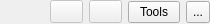
     <widget class="QFrame" name="header_frame">
      <property name="minimumSize">
       <size>
        <width>0</width>
        <height>24</height>
       </size>
      </property>
      <property name="maximumSize">
       <size>
        <width>16777215</width>
        <height>24</height>
       </size>
      </property>
      <property name="frameShape">
       <enum>QFrame::NoFrame</enum>
      </property>
      <layout class="QHBoxLayout" name="horizontalLayout_3">
       <property name="margin">
        <number>0</number>
       </property>
       <item>
        <widget class="QLabel" name="icarusHeader_label">
         <property name="sizePolicy">
          <sizepolicy hsizetype="Fixed" vsizetype="Fixed">
           <horstretch>0</horstretch>
           <verstretch>0</verstretch>
          </sizepolicy>
         </property>
         <property name="pixmap">
          <pixmap resource="rsc.qrc">:/icons/icons/icarus_header.png</pixmap>
         </property>
        </widget>
       </item>
       <item>
        <spacer name="header_horizontalSpacer">
         <property name="orientation">
          <enum>Qt::Horizontal</enum>
         </property>
         <property name="sizeHint" stdset="0">
          <size>
           <width>24</width>
           <height>20</height>
          </size>
         </property>
        </spacer>
       </item>
       <item>
        <widget class="QLabel" name="appIcon_label">
         <property name="sizePolicy">
          <sizepolicy hsizetype="Fixed" vsizetype="Fixed">
           <horstretch>0</horstretch>
           <verstretch>0</verstretch>
          </sizepolicy>
         </property>
         <property name="maximumSize">
          <size>
           <width>15</width>
           <height>15</height>
          </size>
         </property>
         <property name="text">
          <string/>
         </property>
         <property name="scaledContents">
          <bool>true</bool>
         </property>
        </widget>
       </item>
       <item>
        <widget class="QToolButton" name="shotEnv_toolButton">
         <property name="enabled">
          <bool>false</bool>
         </property>
         <property name="sizePolicy">
          <sizepolicy hsizetype="Maximum" vsizetype="Fixed">
           <horstretch>0</horstretch>
           <verstretch>0</verstretch>
          </sizepolicy>
         </property>
         <property name="styleSheet">
          <string notr="true">QToolButton {
  padding: 1px 12px 2px 1px;
}

QToolButton:pressed, QToolButton:checked:pressed {
  padding: 2px 11px 1px 2px;
}

QToolButton:disabled {
  color: #ccc;
}</string>
         </property>
         <property name="text">
          <string/>
         </property>
         <property name="icon">
          <iconset resource="rsc.qrc">
           <normaloff>:/icons/icons/icon_settings.png</normaloff>
           <disabledoff>:/icons/icons/icon_settings_disabled.png</disabledoff>:/icons/icons/icon_settings.png</iconset>
         </property>
         <property name="iconSize">
          <size>
           <width>15</width>
           <height>15</height>
          </size>
         </property>
         <property name="popupMode">
          <enum>QToolButton::InstantPopup</enum>
         </property>
         <property name="toolButtonStyle">
          <enum>Qt::ToolButtonTextBesideIcon</enum>
         </property>
        </widget>
       </item>
       <item>
        <widget class="QToolButton" name="user_toolButton">
         <property name="enabled">
          <bool>false</bool>
         </property>
         <property name="sizePolicy">
          <sizepolicy hsizetype="Maximum" vsizetype="Fixed">
           <horstretch>0</horstretch>
           <verstretch>0</verstretch>
          </sizepolicy>
         </property>
         <property name="styleSheet">
          <string notr="true">QToolButton {
  padding: 1px 12px 2px 1px;
}

QToolButton:pressed, QToolButton:checked:pressed {
  padding: 2px 11px 1px 2px;
}

QToolButton:disabled {
  color: #ccc;
}</string>
         </property>
         <property name="text">
          <string/>
         </property>
         <property name="icon">
          <iconset resource="rsc.qrc">
           <normaloff>:/icons/icons/icon_user.png</normaloff>
           <disabledoff>:/icons/icons/icon_user_disabled.png</disabledoff>:/icons/icons/icon_user.png</iconset>
         </property>
         <property name="iconSize">
          <size>
           <width>15</width>
           <height>15</height>
          </size>
         </property>
         <property name="popupMode">
          <enum>QToolButton::InstantPopup</enum>
         </property>
         <property name="toolButtonStyle">
          <enum>Qt::ToolButtonTextBesideIcon</enum>
         </property>
        </widget>
       </item>
       <item>
        <widget class="QToolButton" name="toolMenu_toolButton">
         <property name="toolTip">
          <string>Tools menu</string>
         </property>
         <property name="statusTip">
          <string>Tools menu</string>
         </property>
         <property name="styleSheet">
          <string notr="true">QToolButton {
  padding: 1px 12px 2px 1px;
}

QToolButton:pressed, QToolButton:checked:pressed {
  padding: 2px 11px 1px 2px;
}

QToolButton:disabled {
  color: #ccc;
}</string>
         </property>
         <property name="text">
          <string>Tools</string>
         </property>
         <property name="icon">
          <iconset resource="rsc.qrc">
           <normaloff>:/icons/icons/icon_editor.png</normaloff>
           <disabledoff>:/icons/icons/icon_editor_disabled.png</disabledoff>:/icons/icons/icon_editor.png</iconset>
         </property>
         <property name="iconSize">
          <size>
           <width>15</width>
           <height>15</height>
          </size>
         </property>
         <property name="popupMode">
          <enum>QToolButton::InstantPopup</enum>
         </property>
         <property name="toolButtonStyle">
          <enum>Qt::ToolButtonIconOnly</enum>
         </property>
        </widget>
       </item>
       <item>
        <widget class="QToolButton" name="about_toolButton">
         <property name="toolTip">
          <string>About Icarus</string>
         </property>
         <property name="statusTip">
          <string>About Icarus</string>
         </property>
         <property name="styleSheet">
          <string notr="true">QToolButton {
  padding: 1px 2px 2px 1px;
}

QToolButton:pressed, QToolButton:checked:pressed {
  padding: 2px 1px 1px 2px;
}

QToolButton:disabled {
  color: #ccc;
}</string>
         </property>
         <property name="text">
          <string>...</string>
         </property>
         <property name="icon">
          <iconset resource="rsc.qrc">
           <normaloff>:/icons/icons/icon_info.png</normaloff>
           <disabledoff>:/icons/icons/icon_info_disabled.png</disabledoff>:/icons/icons/icon_info.png</iconset>
         </property>
         <property name="iconSize">
          <size>
           <width>15</width>
           <height>15</height>
          </size>
         </property>
        </widget>
       </item>
      </layout>
     </widget>
